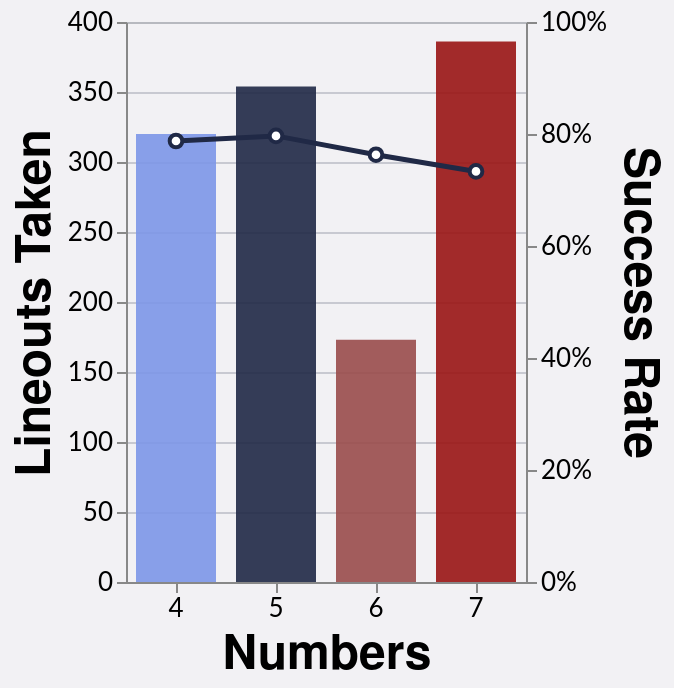

Write a Vega-Lite specification for this figure.
### Vega-Lite specification from a JSON file in a GitHub repository (floating-point values rounded to 4 significant figures)
{"config": {"axis": {"labelFont": "Lato, sans-serif", "titleFont": "PT Sans Narrow, Helvetica Neue, Helvetica, Arial, sans-serif", "labelFontSize": 13, "titleFontSize": 24, "gridColor": "#202947", "gridOpacity": 0.2}, "header": {"labelFont": "PT Sans Narrow, Helvetica Neue, Helvetica, Arial, sans-serif", "titleFont": "PT Sans Narrow, Helvetica Neue, Helvetica, Arial, sans-serif", "labelFontSize": 24, "titleFontSize": 28, "labelFontWeight": "bold", "orient": "left"}, "legend": {"labelFont": "Lato, sans-serif", "titleFont": "PT Sans Narrow, Helvetica Neue, Helvetica, Arial, sans-serif", "labelFontSize": 14, "titleFontSize": 16, "titlePadding": 5, "fillColor": "white", "strokeColor": "black", "padding": 10, "titleFontWeight": "lighter", "titleFontStyle": "italic", "titleColor": "gray", "offset": 10}, "title": {"font": "PT Sans Narrow, Helvetica Neue, Helvetica, Arial, sans-serif", "fontSize": 48, "fontWeight": "bold", "anchor": "start", "align": "center", "titlePadding": 20, "subtitlePadding": 10, "subtitleFontSize": 13, "subtitleColor": "", "subtitleFontStyle": "italic", "offset": 15, "color": "black"}, "axisX": {"labelAngle": 0}, "facet": {"title": null, "header": null, "align": {"row": "each", "column": "each"}}, "resolve": {"scale": {"y": "independent", "facet": "independent"}}, "background": "#f2f1f4", "scale": {"offsetBandPaddingOuter": 0.2, "offsetBandPaddingInner": 0.1}}, "layer": [{"mark": {"type": "bar", "color": "#7d96e8", "opacity": 0.9, "size": 40}, "encoding": {"color": {"field": "numbers", "legend": null, "scale": {"domain": ["4", "5", "6", "7"], "range": ["#7d96e8", "#202946", "#994C4C", "#991515"]}, "type": "nominal"}, "tooltip": [{"field": "numbers", "title": "Numbers", "type": "nominal"}, {"field": "attempts", "title": "Attempts", "type": "quantitative"}, {"field": "won", "title": "Won", "type": "quantitative"}, {"field": "success_rate", "format": ".1%", "title": "Success Rate", "type": "quantitative"}], "x": {"axis": {"labelOverlap": "greedy"}, "field": "numbers", "sort": ["4", "5", "6", "7"], "title": "Numbers", "type": "nominal"}, "y": {"field": "attempts", "title": "Lineouts Taken", "type": "quantitative"}}}, {"mark": {"type": "line", "point": {"fill": "white", "filled": false, "size": 40, "stroke": "#202946"}, "stroke": "#202946", "strokeWidth": 2.5}, "encoding": {"x": {"field": "numbers", "sort": ["4", "5", "6", "7"], "title": "Numbers", "type": "nominal"}, "y": {"axis": {"format": "%"}, "field": "success_rate", "scale": {"domain": [0, 1]}, "title": "Success Rate", "type": "quantitative"}}}], "data": {"name": "data-16df8b1fa48a1cf293f91058a51c2952"}, "height": 280, "resolve": {"scale": {"y": "independent"}}, "width": {"step": 50}, "$schema": "https://vega.github.io/schema/vega-lite/v5.20.1.json", "datasets": {"data-16df8b1fa48a1cf293f91058a51c2952": [{"numbers": "4", "attempts": 320, "won": 252, "success_rate": 0.7875}, {"numbers": "5", "attempts": 354, "won": 282, "success_rate": 0.7966}, {"numbers": "6", "attempts": 173, "won": 132, "success_rate": 0.763}, {"numbers": "7", "attempts": 386, "won": 283, "success_rate": 0.7332}]}}
